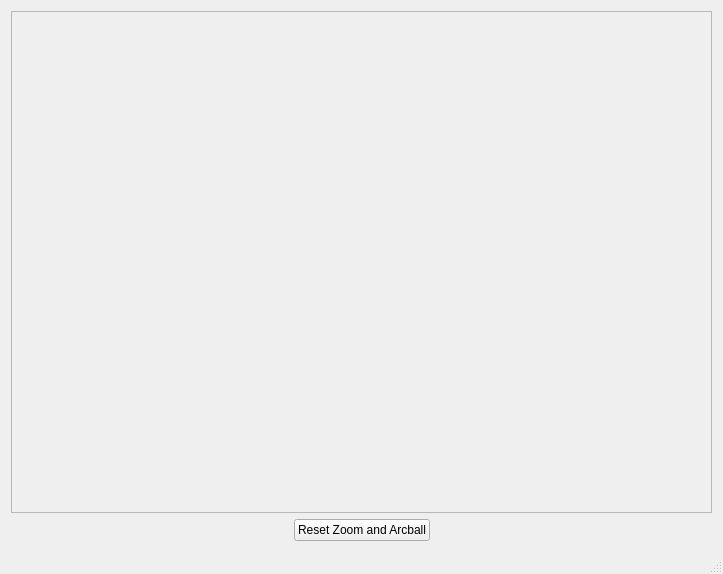
<?xml version="1.0" encoding="UTF-8"?>
<ui version="4.0">
 <class>MainWindow</class>
 <widget class="QMainWindow" name="MainWindow">
  <property name="geometry">
   <rect>
    <x>0</x>
    <y>0</y>
    <width>723</width>
    <height>574</height>
   </rect>
  </property>
  <property name="windowTitle">
   <string>MainWindow</string>
  </property>
  <widget class="QWidget" name="centralWidget">
   <layout class="QVBoxLayout" name="verticalLayout">
    <item>
     <widget class="QScrollArea" name="glScrollArea">
      <property name="widgetResizable">
       <bool>true</bool>
      </property>
      <widget class="QWidget" name="scrollAreaWidgetContents">
       <property name="geometry">
        <rect>
         <x>0</x>
         <y>0</y>
         <width>697</width>
         <height>463</height>
        </rect>
       </property>
      </widget>
     </widget>
    </item>
    <item>
     <layout class="QHBoxLayout" name="horizontalLayout">
      <item>
       <spacer name="leftSpacer">
        <property name="orientation">
         <enum>Qt::Horizontal</enum>
        </property>
        <property name="sizeHint" stdset="0">
         <size>
          <width>40</width>
          <height>20</height>
         </size>
        </property>
       </spacer>
      </item>
      <item>
       <widget class="QPushButton" name="arcButton">
        <property name="text">
         <string>Reset Zoom and Arcball</string>
        </property>
       </widget>
      </item>
      <item>
       <spacer name="rigthSpacer">
        <property name="orientation">
         <enum>Qt::Horizontal</enum>
        </property>
        <property name="sizeHint" stdset="0">
         <size>
          <width>40</width>
          <height>20</height>
         </size>
        </property>
       </spacer>
      </item>
     </layout>
    </item>
   </layout>
  </widget>
  <widget class="QMenuBar" name="menuBar">
   <property name="geometry">
    <rect>
     <x>0</x>
     <y>0</y>
     <width>723</width>
     <height>22</height>
    </rect>
   </property>
  </widget>
  <widget class="QStatusBar" name="statusBar"/>
  <action name="actionSave_Image">
   <property name="text">
    <string>Save Image</string>
   </property>
  </action>
  <action name="actionQuit">
   <property name="text">
    <string>Quit</string>
   </property>
  </action>
 </widget>
 <layoutdefault spacing="6" margin="11"/>
 <resources/>
 <connections/>
</ui>
